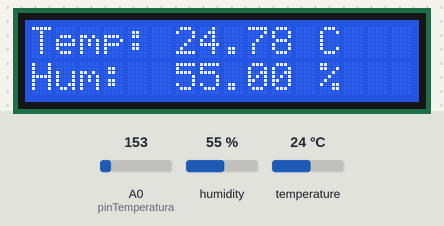
This sketch was run on a simulated Arduino Uno, built with avr-gcc and run on an emulated ATmega328P. On the bench: 16×2 character LCD. Inputs (shaded band) come from the test bench; at power-on: A0 (pinTemperatura) = 153, humidity 55 %, temperature 24 °C. What the sketch prints to the serial monitor is not drawn.

Above: at 3.2 s.
3.3 s: A0 (pinTemperatura) set to 165
At 5.0 s:
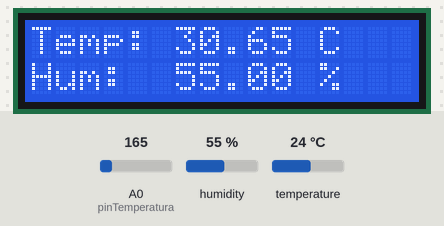
6.0 s: humidity set to 22 %
At 7.6 s:
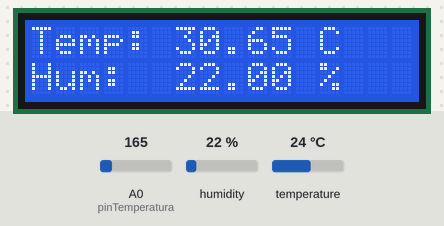
8.7 s: A0 (pinTemperatura) set to 175
At 11.4 s:
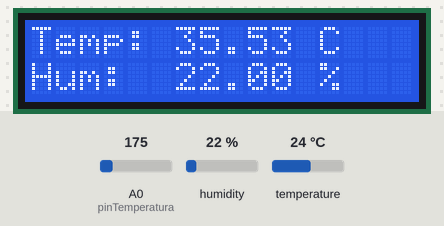
11.7 s: humidity set to 40 %
At 13.1 s:
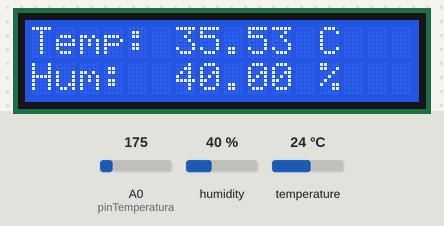
14.4 s: A0 (pinTemperatura) set to 191
At 17.2 s:
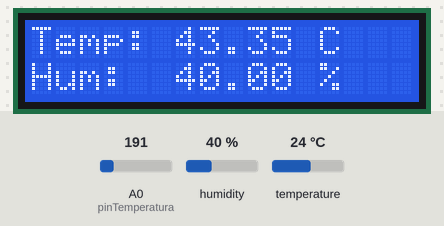
17.8 s: humidity set to 68 %
At 18.6 s:
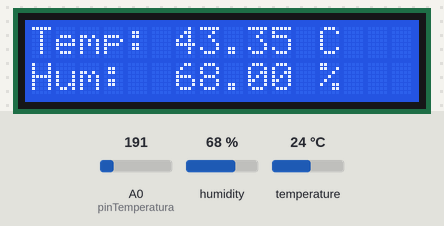
Timing chart, 0 to 20.8 s (numbered marks = the images above; inputs shaded):
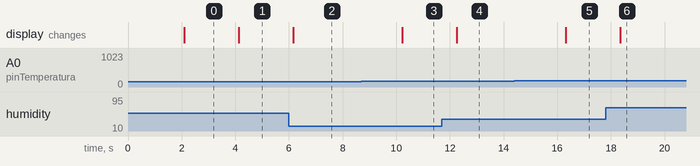

The sketch:

sketch_oct17a_copy_20251205141832.ino
```cpp
// Incluimos la librería para la pantalla LCD
#include <LiquidCrystal.h>
//Incluimos librería sensor dht11
#include <DHT.h>

//Configuración DHT11
#define Type DHT11
int DHTPIN = 7;
//Inicializamos el DHT11
DHT HT(DHTPIN, Type);


// --- Pines de Componentes ---

// Pines de la pantalla LCD
// LiquidCrystal(RS, E, D4, D5, D6, D7)
LiquidCrystal lcd(12, 11, 5, 4, 3, 2);

// Pin analógico para el sensor de temperatura (TMP36)
 int pinTemperatura = A0;


void setup() {


  // Inicializamos la pantalla LCD con 16 columnas y 2 filas
  lcd.begin(16, 2);
  // Inicializamos el DHT11
  HT.begin();


  // Mensaje de bienvenida
  lcd.print("Estacion Meteo");
  lcd.setCursor(0, 1);
  lcd.print("Iniciando...");

  Serial.begin(9600);
  delay(2000);
}

void loop() {

  // --- LECTURA DE TEMPERATURA ---

  float temperaturaC = leerTemperatura();
  Serial.println(temperaturaC);


  // --- LECTURA DE HUMEDAD (SIMULADA) ---

  float humedad = leerHumedad();


  // --- MOSTRAR DATOS EN LA PANTALLA LCD ---

  mostrarDatosLCD(temperaturaC, humedad);


  // Esperamos 2 segundo antes de volver a medir
  delay(2000);
}

//----FUNCIONES----
float leerTemperatura(){
  // 1. Leemos el valor analógico (0-1023) del TMP36
  int lecturaTemp = analogRead(pinTemperatura);
  // 2. Convertimos esa lectura a voltaje (0.0 - 5.0 V)
  //    (lectura / 1023) * 5.0
  float voltajeTemp = lecturaTemp * 5.0 / 1023.0;
  // 3. Convertimos el voltaje a grados Celsius
  //    Fórmula del TMP36: (Voltaje - 0.5V de offset) * 100
  float temperaturaC = (voltajeTemp - 0.5) * 100.0;

  return temperaturaC;
}

float leerHumedad(){
  // Leemos la humedad directamente de la librería
  float humedad = HT.readHumidity();

  // La librería devuelve float, lo convertimos a entero
  return humedad;
}

void mostrarDatosLCD(float t, float h){
  // 1. Limpiamos la pantalla para la nueva lectura
  lcd.clear();

  // 2. Mostramos la Temperatura en la primera fila (fila 0)
  lcd.setCursor(0, 0); // Columna 0, Fila 0
  lcd.print("Temp: ");
  lcd.print(t);
  lcd.print(" C");

  // 3. Mostramos la Humedad en la segunda fila (fila 1)
  lcd.setCursor(0, 1); // Columna 0, Fila 1
  lcd.print("Hum:  ");
  lcd.print(h);
  lcd.print(" %");
}
```

Measured:
- after the input at 3.3 s, the display: changes after 0.83 s (image 1)
- after the input at 6.0 s, the display: changes after 0.16 s (image 2)
- after the input at 8.7 s, the display: changes after 1.5 s (image 3)
- after the input at 11.7 s, the display: changes after 0.55 s (image 4)
- after the input at 14.4 s, the display: changes after 1.9 s (image 5)
- after the input at 17.8 s, the display: changes after 0.54 s (image 6)
